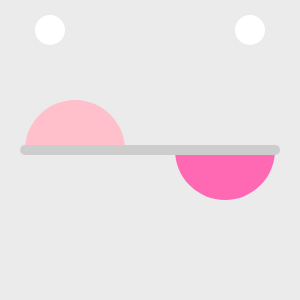
Frame 1 (no input)
Frame 60 (no input): identical to frame 1, image omitted
Frame 120 (the mouse pressed at the canvas centre since frame 60): identical to frame 1, image omitted

The p5.js sketch that drew this single still picture (run headless with seeded random() and noise() and a simulated clock; from frame 60 on, the mouse is pressed at the canvas centre):

// p5.js sketch
// ── sketch.js
function setup() {
  noStroke();
  createCanvas(300,300);
}

function draw() {
  background(235);
//eyes
fill(255);
ellipse(50, 30, 30, 30);
ellipse(250, 30, 30, 30);


//low tongue
  fill("hotpink"); //makes following ellipse pink
  arc(width/2+75, 150, 100, 100, 0, PI);
//arc(x coord, y coord, width, height, start angle, stop angle)
            //0 degrees to 180 degrees = half circle = tongue
//angles in radians
    //ANGLE REFERENCE
    //circle = 360 degrees
    //pi/2 = 90 degrees (1/4 circle)
    //pi = 180 degrees (half circle)
    //pi/3 = 60 degrees (1/6 circle)

//high tongue
  fill("pink");
  arc(width/2-75, 150, 100, 100, PI,PI+PI);
  // 0 as start angle means
  //arc gets drawn starting from right side going to the south side. so half circles point down.
  //if you want the circle to point up, add both angles by PI.(180):

  stroke(205);      //line color
  strokeWeight(10); //line thickness
  line(25, 150, 275, 150);
  noStroke();


}
